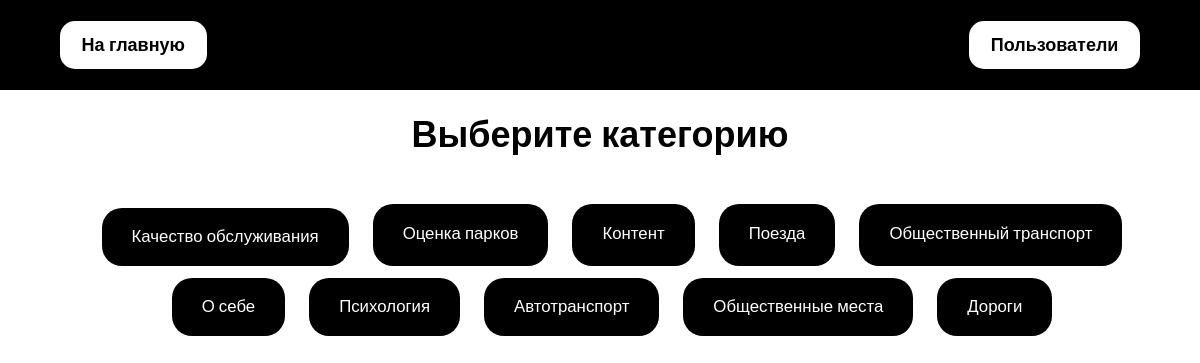
Screenshot of /forms/ with the database file from the repository.
### forms/models.py (models this page shows, shortened)
class Category(models.Model):
    name = models.CharField(max_length=255)
    forms = models.ManyToManyField(Form)

### forms/views.py (the view)
# urls.py: path('', views.IndexView.as_view(), name='index'),
class IndexView(generic.ListView):
    template_name = 'forms/index.html'
    model = Category
    context_object_name = 'category_list'

### forms/templates/forms/index.html (shortened to what this page needs)
<!DOCTYPE html>
<html lang="ru">
    <head>
        {% load static %}
        <link rel="stylesheet" type="text/css" href="{% static 'forms/style.css' %}">
    </head>
    <body>
        {% include "forms/header.html" %}
        <main class="main">
            <h1>Выберите категорию</h1>
            {% if category_list %}
                <ul class="main__list list">
                    {% for category in category_list %}
                        <li class="list__elem"><a href="{% url 'forms:category' category.id %}">{{ category.name }}</a></li>
                    {% endfor %}
                </ul>
            {% else %}
                <span>Сейчас категорий нет</span>
            {% endif %}
        </main>
    </body>
</html>

### forms/static/forms/style.css (style rules this page uses)
* { font-family: "Lora", serif; font-family: "Montserrat", sans-serif; font-family: "Roboto", sans-serif; font-size: 12px; }
body { margin: 0; display: flex; flex-direction: column; }
a { color: black; text-decoration: none; }
.main { display: flex; flex-direction: column; width: 90%; align-items: center; margin: 0; align-self: center; }
.main h1 { font-size: 2rem; text-align: center; }
@media (min-width: 480px) { .main h1 { font-size: 3em; } }
.main__list { display: flex; flex-direction: column; padding: 0; }
@media (min-width: 1000px) { .main__list { flex-direction: row; justify-content: center; flex-wrap: wrap; } }
.main__list .list__elem { list-style-type: none; padding: 1em 2em 1em 2em; background-color: black; display: flex; flex-direction: row; justify-content: center; border-radius: 20px; }
@media (min-width: 480px) { .main__list .list__elem { padding: 1.3em 2.5em 1.3em 2.5em; } }
@media (min-width: 1000px) { .main__list .list__elem { margin-left: 2em; margin-top: 1.3em; } }
.main__list .list__elem a { font-size: 1em; text-align: center; color: white; }
@media (min-width: 480px) { .main__list .list__elem a { font-size: 1.4em; } }
@media (min-width: 1000px) { .main__list .list__elem a { line-height: 1.6em; } }
.main__list .list__elem:not(:first-child) { margin-top: 1em; }

### rows the page displays
Category: name "Качество обслуживания"
Category: name "Оценка парков"
Category: name "Контент"
Category: name "Поезда"
Category: name "Общественный транспорт"
Category: name "О себе"
Category: name "Психология"
Category: name "Автотранспорт"
Category: name "Общественные места"
Category: name "Дороги"
